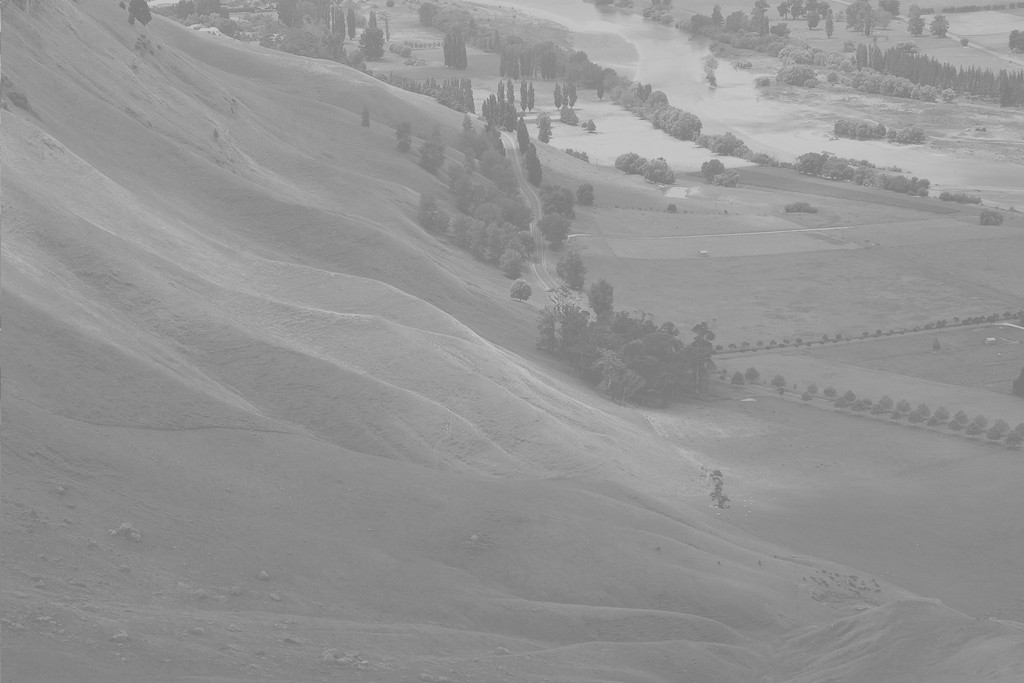
#> input picture OpenCV-tutorials/data/wiki.jpg, 1024 x 683 px
$ python histogramEqualization.py
#> lines starting #> are read from the running program, lines starting #| are printed output that depends on the picture
'''
 Based on the following tutorial:
   http://docs.opencv.org/3.0-beta/doc/py_tutorials/py_imgproc/py_histograms/py_histogram_equalization/py_histogram_equalization.html
'''

import numpy as np
import cv2
from matplotlib import pyplot as plt

# Load the image in gray scale
img = cv2.imread('../data/wiki.jpg', 0)
#> img is the input picture: shape (683, 1024); min 114, max 208, mean 148

# Calculate the histogram
hist, bins = np.histogram(img.flatten(), 256, [0, 256])
#> hist = 256 values, max 28701 at index 137, min 0 at index 0, mean 2732; bins = 257 values from 0 to 256

# Calculate the cumulative distribution function of the histogram
cdf = hist.cumsum()
#> cdf = 256 values from 0 to 699392

# Equalize the image
cdfMasked = np.ma.masked_equal(cdf, 0)
cdfMasked = (cdfMasked - cdfMasked.min()) * 255 / (cdfMasked.max() - cdfMasked.min())
equalizeFunction = np.ma.filled(cdfMasked, 0).astype('uint8')
#> equalizeFunction = 256 values from 0 to 255
equalizedImg = equalizeFunction[img]
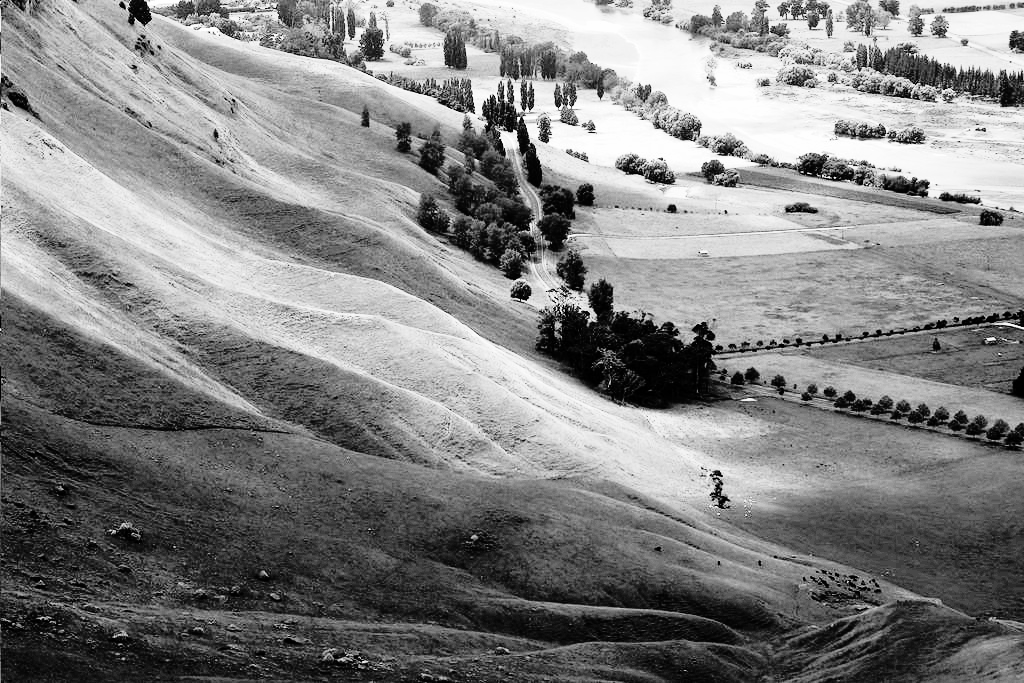
#> equalizedImg: shape (683, 1024); min 0, max 255, mean 130

# Calculate the histogram and the cdf of the equalized image
equalizedHist, bins = np.histogram(equalizedImg.flatten(), 256, [0, 256])
#> equalizedHist = 256 values, max 28701 at index 62, min 0 at index 6, mean 2732
equalizedCdf = equalizedHist.cumsum()
#> equalizedCdf = 256 values from 1944 to 699392

# Display the results
plt.subplot(221)
plt.title('original')
plt.imshow(img, 'gray')
plt.xticks([])
plt.yticks([])

plt.subplot(222)
plt.hist(img.flatten(), 256, [0, 256], color='r')
plt.plot(cdf * hist.max() / cdf.max(), color='b')
plt.xlim([0, 256])
plt.legend(('cdf', 'histogram'), loc='upper left')

plt.subplot(223)
plt.title('equalized')
plt.imshow(equalizedImg, 'gray')
plt.xticks([])
plt.yticks([])

plt.subplot(224)
plt.hist(equalizedImg.flatten(), 256, [0, 256], color='r')
plt.plot(equalizedCdf * equalizedHist.max() / equalizedCdf.max(), color='b')
plt.xlim([0, 256])
plt.legend(('cdf', 'histogram'), loc='upper left')

plt.show()
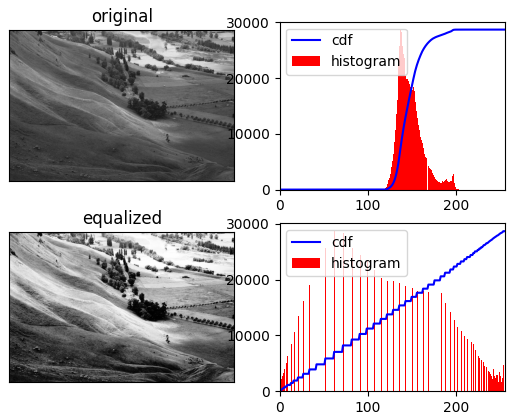
#> figure drawn by matplotlib, 4 panels; panel 2: tallest bar 28701 high, from x = 137 to 138; panel 2: curve peaks at x = 208, y = 28701; panel 4: tallest bar 28701 high, from x = 62 to 63; panel 4: curve peaks at x = 255, y = 28701

$ run again, with OpenCV-tutorials/data/aloeR.jpg copied over OpenCV-tutorials/data/wiki.jpg
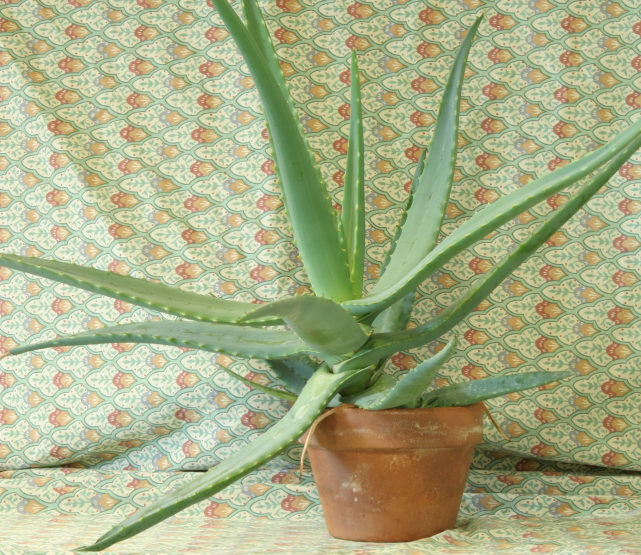
#> input picture OpenCV-tutorials/data/aloeR.jpg, 1282 x 1110 px (shown at 1/2 size)
#> hist = 256 values, max 14111 at index 198, min 0 at index 0, mean 5558.7; bins = 257 values from 0 to 256
#> cdf = 256 values from 0 to 1423020
#> equalizeFunction = 256 values from 0 to 255
#> `equalizedImg = equalizeFunction[img]`:
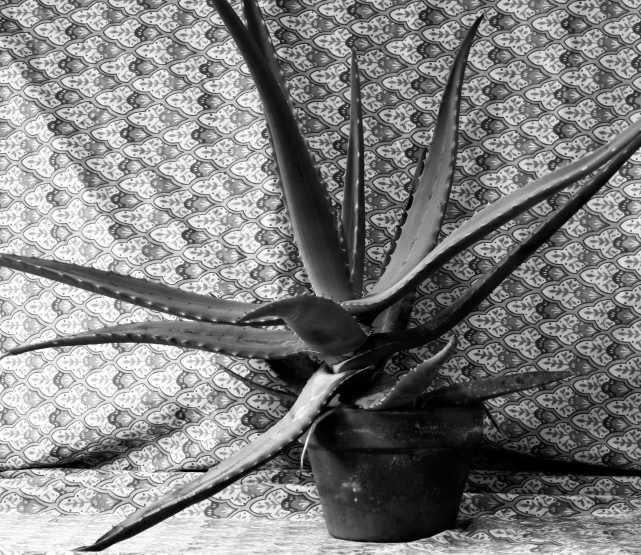
#> equalizedImg: shape (1110, 1282) (shown at 1/2 size); min 0, max 255, mean 127.9
#> equalizedHist = 256 values, max 14111 at index 190, min 0 at index 21, mean 5558.7
#> equalizedCdf = 256 values from 5406 to 1423020
#> `plt.show()`:
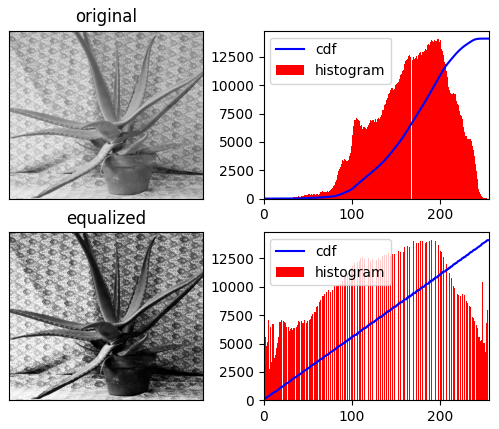
#> figure drawn by matplotlib, 4 panels; panel 2: tallest bar 14111 high, from x = 198 to 199; panel 2: curve peaks at x = 255, y = 14111; panel 4: tallest bar 14111 high, from x = 190 to 191; panel 4: curve peaks at x = 255, y = 14111
